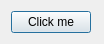
<?xml version="1.0" encoding="UTF-8"?>
<ui version="4.0">
 <class>Dialog</class>
 <widget class="QDialog" name="Dialog">
  <property name="geometry">
   <rect>
    <x>0</x>
    <y>0</y>
    <width>104</width>
    <height>41</height>
   </rect>
  </property>
  <property name="windowTitle">
   <string>Dialog</string>
  </property>
  <layout class="QFormLayout" name="formLayout">
   <item row="0" column="0">
    <widget class="QPushButton" name="button">
     <property name="text">
      <string>Click me</string>
     </property>
    </widget>
   </item>
  </layout>
 </widget>
 <layoutdefault spacing="6" margin="11"/>
 <resources/>
 <connections/>
</ui>
